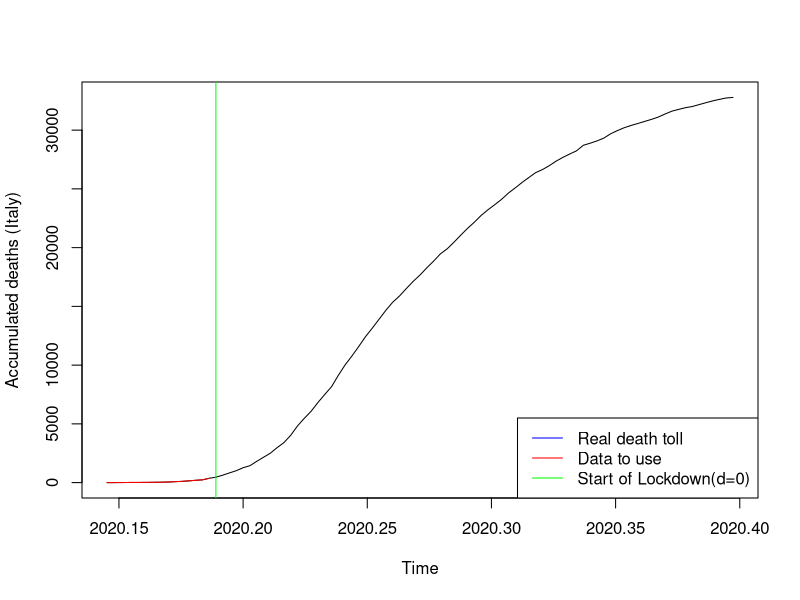
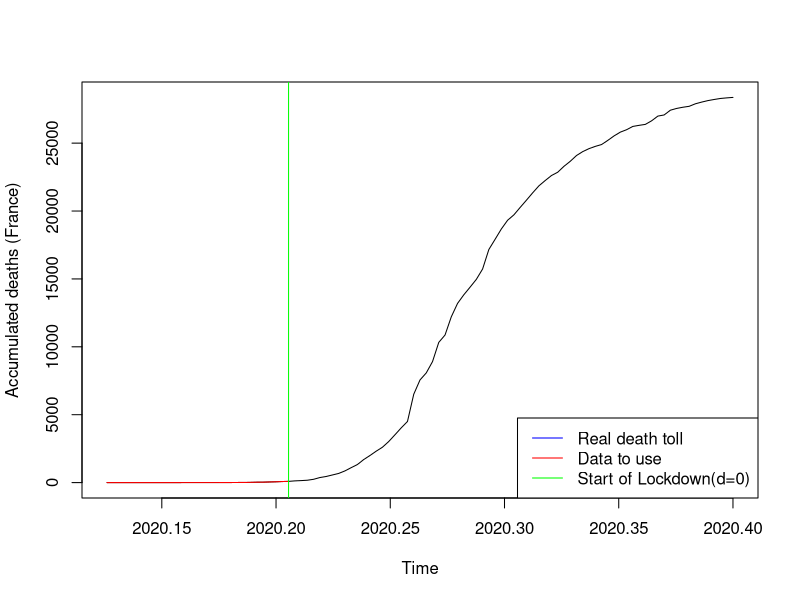
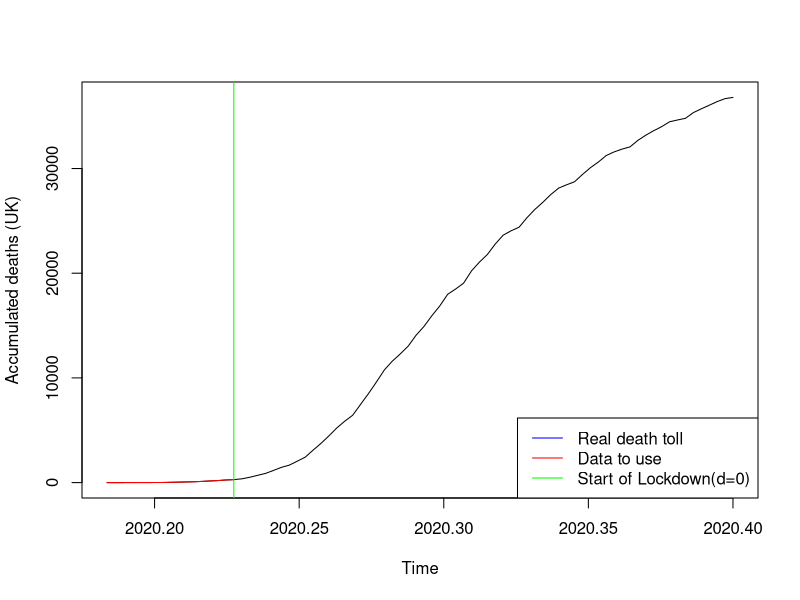
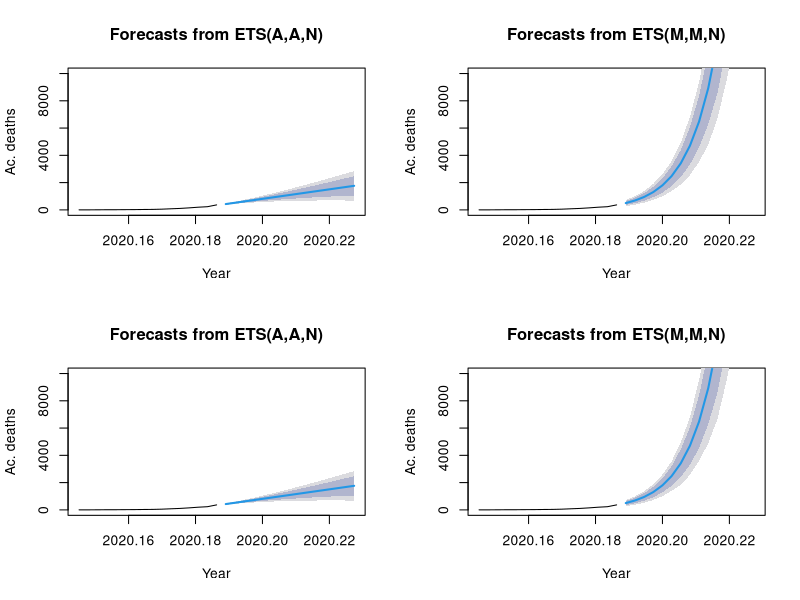
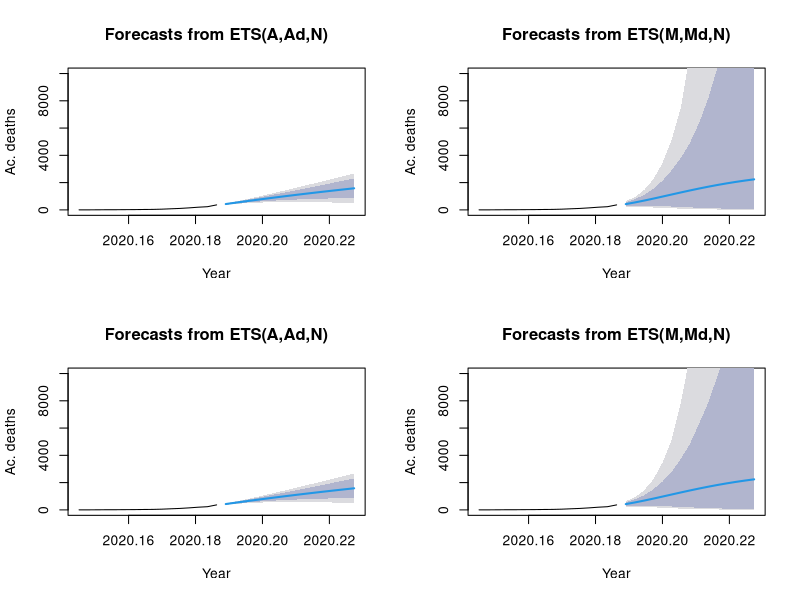
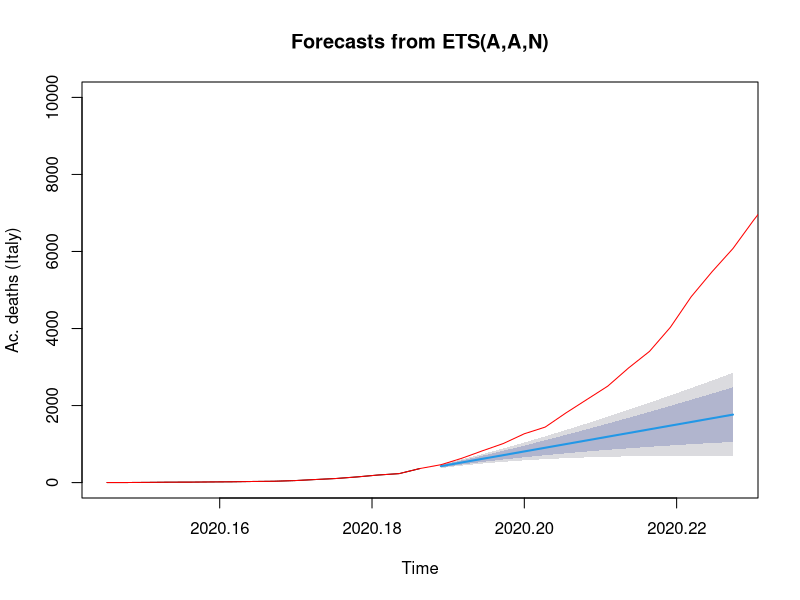
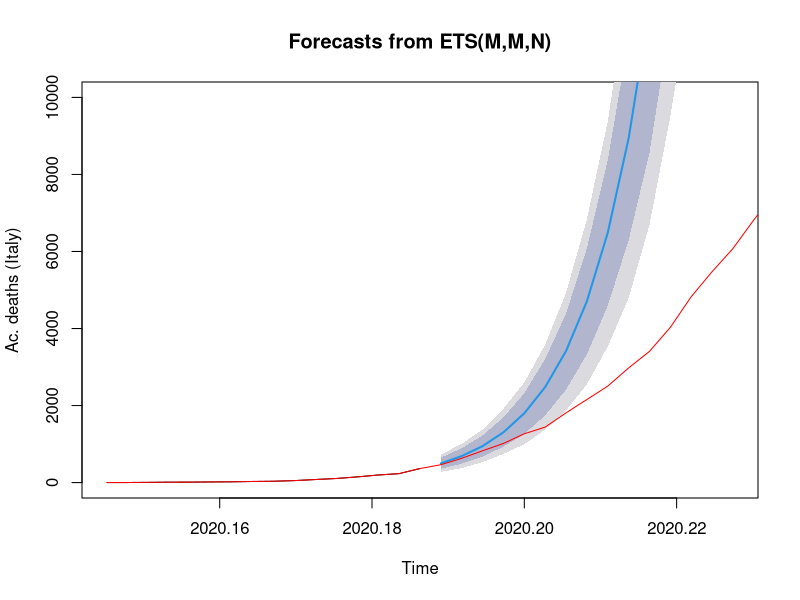
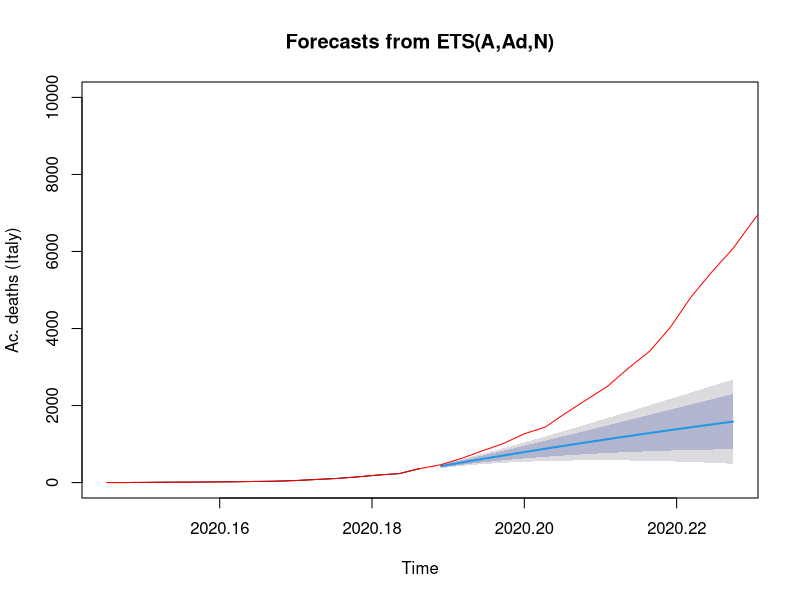

R code for these plots, in order:
## ---- chunk 1
echo=FALSE
covid_data <- read.csv("COVID_data_v3.csv", header=TRUE, sep=",")
#ProjectData <- data.matrix(ProjectData) 
#ProjectData_INITIAL <- ProjectData

t0_IT=2020+53/365 #day of first casualty
P=15 #predicted days
cIT2_0 <- ts((covid_data$Cdeaths_IT[54:69]),start=t0_IT, frequency=365) #t=0 @ day69. +14d #before it was starting at 45
cIT3 <- ts((covid_data$Cdeaths_IT[54:146]),start=t0_IT, frequency=365)

plot(cIT3, xlab="Time", ylab="Accumulated deaths (Italy)")
lines(cIT2_0, col="red")
abline(v=2020+69/365, col="green")
legend("bottomright", legend=c("Real death toll","Data to use", "Start of Lockdown(d=0)"), col=c("blue", "red","green"), lty=1)



#French Data
t0_FR <- 2020+46/365
cFRA2_0 <- ts(covid_data$Cdeaths_FRA[46:75],start=t0_FR, frequency=365) #t=0 @ day75, March 15th #before it was starting at 45
cFRA3 <- ts(covid_data$Cdeaths_FRA[46:146],start=t0_FR, frequency=365)

plot(cFRA3, xlab="Time", ylab="Accumulated deaths (France)")
lines(cFRA2_0, col="red")
abline(v=2020+75/365, col="green")
legend("bottomright", legend=c("Real death toll","Data to use", "Start of Lockdown(d=0)"), col=c("blue", "red","green"), lty=1)


#UK Data

t0_UK=2020+67/365
cUK2_0 <- ts(covid_data$Cdeaths_UK[67:83],start=t0_UK, frequency=365) #t=0 @ day83. +0d
cUK3 <- ts(covid_data$Cdeaths_UK[67:146],start=t0_UK, frequency=365)

plot(cUK3, xlab="Time", ylab="Accumulated deaths (UK)")
lines(cUK2_0, col="red")
abline(v=2020+83/365, col="green")
legend("bottomright", legend=c("Real death toll","Data to use", "Start of Lockdown(d=0)"), col=c("blue", "red","green"), lty=1)


## ---- chunk 2
library(forecast)
#Italy
cIT2_0_AAN <- ets(cIT2_0, model="AAN", damped=FALSE)
cIT2_0_AAZ <- ets(cIT2_0, model="AAZ", damped=FALSE)
cIT2_0_MMN <- ets(cIT2_0, model="MMN", damped=FALSE)
cIT2_0_MMZ <- ets(cIT2_0, model="MMZ", damped=FALSE)

cIT2_0_AAND <- ets(cIT2_0, model="AAN", damped=TRUE)
cIT2_0_AAZD <- ets(cIT2_0, model="AAZ", damped=TRUE)
cIT2_0_MMND <- ets(cIT2_0, model="MMN", damped=TRUE)
cIT2_0_MMZD <- ets(cIT2_0, model="MMZ", damped=TRUE)


# Create their prediction "cones" for 360 months (30 years) into the future with quintile confidence intervals
cIT2_0_AAN_pred <- forecast(cIT2_0_AAN, h=P, level=c(0.8, 0.95))
cIT2_0_AAZ_pred <- forecast(cIT2_0_AAZ, h=P, level=c(0.8, 0.95))
cIT2_0_MMN_pred <- forecast(cIT2_0_MMN, h=P, level=c(0.8, 0.95))
cIT2_0_MMZ_pred <- forecast(cIT2_0_MMZ, h=P, level=c(0.8, 0.95))

cIT2_0_AAND_pred <- forecast(cIT2_0_AAND, h=P, level=c(0.8, 0.95))
cIT2_0_AAZD_pred <- forecast(cIT2_0_AAZD, h=P, level=c(0.8, 0.95))
cIT2_0_MMND_pred <- forecast(cIT2_0_MMND, h=P, level=c(0.8, 0.95))
cIT2_0_MMZD_pred <- forecast(cIT2_0_MMZD, h=P, level=c(0.8, 0.95))

cIT2_0_tbats <- tbats(cIT2_0)
cIT2_0_tbats_pred <-forecast(cIT2_0_tbats, h=30, level=c(0.8, 0.95))

cIT2_0_ARIMA <- auto.arima(cIT2_0,seasonal=FALSE)
cIT2_0_ARIMA_pred <- forecast(cIT2_0_ARIMA,P)

par(mfrow=c(2,2)) # This command sets the plot window to show 1 row of 4 plots
plot(cIT2_0_AAN_pred, xlab="Year", ylab="Ac. deaths", ylim=c(0,10000))
plot(cIT2_0_MMN_pred, xlab="Year", ylab="Ac. deaths", ylim=c(0,10000))
plot(cIT2_0_AAZ_pred, xlab="Year", ylab="Ac. deaths", ylim=c(0,10000))
plot(cIT2_0_MMZ_pred, xlab="Year", ylab="Ac. deaths", ylim=c(0,10000))

par(mfrow=c(2,2)) # This command sets the plot window to show 1 row of 4 plots
plot(cIT2_0_AAND_pred, xlab="Year", ylab="Ac. deaths", ylim=c(0,10000))
plot(cIT2_0_MMND_pred, xlab="Year", ylab="Ac. deaths", ylim=c(0,10000))
plot(cIT2_0_AAZD_pred, xlab="Year", ylab="Ac. deaths", ylim=c(0,10000))
plot(cIT2_0_MMZD_pred, xlab="Year", ylab="Ac. deaths", ylim=c(0,10000))

par(mfrow=c(1,1)) # This command sets the plot window to show 1 row of 1 plots
plot(cIT2_0_AAN_pred, xlab="Time", ylab="Ac. deaths (Italy)", ylim=c(0,10000))
lines(cIT3, col="red")

par(mfrow=c(1,1)) # This command sets the plot window to show 1 row of 1 plots
plot(cIT2_0_MMN_pred, xlab="Time", ylab="Ac. deaths (Italy)", ylim=c(0,10000))
lines(cIT3, col="red")

par(mfrow=c(1,1)) # This command sets the plot window to show 1 row of 1 plots
plot(cIT2_0_AAND_pred, xlab="Time", ylab="Ac. deaths (Italy)", ylim=c(0,10000))
lines(cIT3, col="red")

par(mfrow=c(1,1)) # This command sets the plot window to show 1 row of 1 plots
plot(cIT2_0_MMND_pred, xlab="Time", ylab="Ac. deaths (Italy)", ylim=c(0,10000))
lines(cIT3, col="red")

par(mfrow=c(1,1)) # This command sets the plot window to show 1 row of 1 plots
plot(cIT2_0_tbats_pred, xlab="Time", ylab="Ac. deaths (Italy)")
lines(cIT3, col="red")

par(mfrow=c(1,1)) # This command sets the plot window to show 1 row of 1 plots
plot(cIT2_0_ARIMA_pred, xlab="Time", ylab="Ac. deaths (Italy)")
lines(cIT3, col="red")


## ---- chunk 3

###
### Comparing models -- Time series Cross Validation (Rolling Horizon Holdout)
###

f_AANF  <- function(y, h) forecast(ets(y, model="AAN"), h = h)
errors_AANF <- tsCV(cIT2_0, f_AANF, h=1, window=15)

f_MMNF<- function(y, h) forecast(ets(y, model="MMN"), h = h)
errors_MMNF <- tsCV(cIT2_0, f_MMNF, h=1, window=15)

f_AAND  <- function(y, h) forecast(ets(y, model="AAN", damped=TRUE), h = h)
errors_AAND <- tsCV(cIT2_0, f_AAND, h=1, window=15)

f_MMND  <- function(y, h) forecast(ets(y, model="MMN", damped=TRUE), h = h)
errors_MMND <- tsCV(cIT2_0, f_MMND, h=1, window=15)

f_TBATS  <- function(y, h) forecast(tbats(y), h = h)
errors_TBATS <- tsCV(cIT2_0, f_TBATS, h=1, window=15)

f_ARIMA  <- function(y, h) forecast(auto.arima(y), h = h)
errors_ARIMA <- tsCV(cIT2_0, f_ARIMA, h=1, window=15)


#par(mfrow=c(1,1)) 
#plot(errors_AANF, ylab='tsCV errors')
#abline(0,0)
#lines(errors_MMNF, col="red")
#lines(errors_AAND, col="green")
#lines(errors_MMND, col="blue")
#lines(errors_TBATS, col="grey")
#lines(errors_ARIMA, col="orange")
#legend("left", legend=c("CV_error_AANF", "CV_error_MMNF","CV_error_AAND","CV_error_MMND", "CV_error_TBATS", "CV_error_ARIMA"), #col=c("black", "red", "green", "blue", "grey", "orange"), lty=1:4)

mean(abs(errors_AANF/cIT2_0), na.rm=TRUE)*100
mean(abs(errors_MMNF/cIT2_0), na.rm=TRUE)*100
mean(abs(errors_AAND/cIT2_0), na.rm=TRUE)*100
mean(abs(errors_MMND/cIT2_0), na.rm=TRUE)*100
mean(abs(errors_TBATS/cIT2_0), na.rm=TRUE)*100
mean(abs(errors_ARIMA/cIT2_0), na.rm=TRUE)*100

## ---- chunk 4
par(mfrow=c(1,1)) # This command sets the plot window to show 1 row of 1 plots
plot(cIT2_0_MMN_pred, xlab="Time", ylab="Ac. deaths (Italy)", ylim=c(0,10000))
lines(cIT3, col="red")
## ---- chunk 5
library(forecast)
#Italy
cFRA2_0_AAN <- ets(cFRA2_0, model="AAN", damped=FALSE)
cFRA2_0_AAZ <- ets(cFRA2_0, model="AAZ", damped=FALSE)
cFRA2_0_MMN <- ets(cFRA2_0, model="MMN", damped=FALSE)
cFRA2_0_MMZ <- ets(cFRA2_0, model="MMZ", damped=FALSE)

cFRA2_0_AAND <- ets(cFRA2_0, model="AAN", damped=TRUE)
cFRA2_0_AAZD <- ets(cFRA2_0, model="AAZ", damped=TRUE)
cFRA2_0_MMND <- ets(cFRA2_0, model="MMN", damped=TRUE)
cFRA2_0_MMZD <- ets(cFRA2_0, model="MMZ", damped=TRUE)


# Create their prediction "cones" for 360 months (30 years) into the future with quintile confidence intervals
cFRA2_0_AAN_pred <- forecast(cFRA2_0_AAN, h=P, level=c(0.8, 0.95))
cFRA2_0_AAZ_pred <- forecast(cFRA2_0_AAZ, h=P, level=c(0.8, 0.95))
cFRA2_0_MMN_pred <- forecast(cFRA2_0_MMN, h=P, level=c(0.8, 0.95))
cFRA2_0_MMZ_pred <- forecast(cFRA2_0_MMZ, h=P, level=c(0.8, 0.95))

cFRA2_0_AAND_pred <- forecast(cFRA2_0_AAND, h=P, level=c(0.8, 0.95))
cFRA2_0_AAZD_pred <- forecast(cFRA2_0_AAZD, h=P, level=c(0.8, 0.95))
cFRA2_0_MMND_pred <- forecast(cFRA2_0_MMND, h=P, level=c(0.8, 0.95))
cFRA2_0_MMZD_pred <- forecast(cFRA2_0_MMZD, h=P, level=c(0.8, 0.95))

cFRA2_0_tbats <- tbats(cFRA2_0)
cFRA2_0_tbats_pred <-forecast(cFRA2_0_tbats, h=30, level=c(0.8, 0.95))

cFRA2_0_ARIMA <- auto.arima(cFRA2_0,seasonal=FALSE)
cFRA2_0_ARIMA_pred <- forecast(cFRA2_0_ARIMA,P)


par(mfrow=c(1,1)) # This command sets the plot window to show 1 row of 1 plots
plot(cFRA2_0_AAN_pred, xlab="Time", ylab="Ac. deaths (FR)", ylim=c(0,10000))
lines(cFRA3, col="red")

par(mfrow=c(1,1)) # This command sets the plot window to show 1 row of 1 plots
plot(cFRA2_0_MMN_pred, xlab="Time", ylab="Ac. deaths (FR)", ylim=c(0,10000))
lines(cFRA3, col="red")

par(mfrow=c(1,1)) # This command sets the plot window to show 1 row of 1 plots
plot(cFRA2_0_AAND_pred, xlab="Time", ylab="Ac. deaths (FR)", ylim=c(0,10000))
lines(cFRA3, col="red")

par(mfrow=c(1,1)) # This command sets the plot window to show 1 row of 1 plots
plot(cFRA2_0_MMND_pred, xlab="Time", ylab="Ac. deaths (FR)", ylim=c(0,10000))
lines(cFRA3, col="red")

par(mfrow=c(1,1)) # This command sets the plot window to show 1 row of 1 plots
plot(cFRA2_0_tbats_pred, xlab="Time", ylab="Ac. deaths (FR)")
lines(cFRA3, col="red")

par(mfrow=c(1,1)) # This command sets the plot window to show 1 row of 1 plots
plot(cFRA2_0_ARIMA_pred, xlab="Time", ylab="Ac. deaths (FR)")
lines(cFRA3, col="red")


## ---- chunk 6

###
### Comparing models -- Time series Cross Validation (Rolling Horizon Holdout)
###

f_AANF  <- function(y, h) forecast(ets(y, model="AAN"), h = h)
errors_AANF <- tsCV(cFRA2_0, f_AANF, h=1, window=15)

f_MMNF<- function(y, h) forecast(ets(y, model="MMN"), h = h)
errors_MMNF <- tsCV(cFRA2_0, f_MMNF, h=1, window=15)

f_AAND  <- function(y, h) forecast(ets(y, model="AAN", damped=TRUE), h = h)
errors_AAND <- tsCV(cFRA2_0, f_AAND, h=1, window=15)

f_MMND  <- function(y, h) forecast(ets(y, model="MMN", damped=TRUE), h = h)
errors_MMND <- tsCV(cFRA2_0, f_MMND, h=1, window=15)

f_TBATS  <- function(y, h) forecast(tbats(y), h = h)
errors_TBATS <- tsCV(cFRA2_0, f_TBATS, h=1, window=15)

f_ARIMA  <- function(y, h) forecast(auto.arima(y), h = h)
errors_ARIMA <- tsCV(cFRA2_0, f_ARIMA, h=1, window=15)


#par(mfrow=c(1,1)) 
#plot(errors_AANF, ylab='tsCV errors')
#abline(0,0)
#lines(errors_MMNF, col="red")
#lines(errors_AAND, col="green")
#lines(errors_MMND, col="blue")
#lines(errors_TBATS, col="grey")
#lines(errors_ARIMA, col="orange")
#legend("left", legend=c("CV_error_AANF", "CV_error_MMNF","CV_error_AAND","CV_error_MMND", "CV_error_TBATS", "CV_error_ARIMA"), #col=c("black", "red", "green", "blue", "grey", "orange"), lty=1:4)

mean(abs(errors_AANF/cFRA2_0), na.rm=TRUE)*100
mean(abs(errors_MMNF/cFRA2_0), na.rm=TRUE)*100
mean(abs(errors_AAND/cFRA2_0), na.rm=TRUE)*100
mean(abs(errors_MMND/cFRA2_0), na.rm=TRUE)*100
mean(abs(errors_TBATS/cFRA2_0), na.rm=TRUE)*100
mean(abs(errors_ARIMA/cFRA2_0), na.rm=TRUE)*100

## ---- chunk 7
par(mfrow=c(1,1)) # This command sets the plot window to show 1 row of 1 plots
plot(cFRA2_0_tbats_pred, xlab="Time", ylab="Ac. deaths (FR)", ylim=c(0,10000))
lines(cFRA3, col="red")
## ---- chunk 8
library(forecast)
#Italy
cUK2_0_AAN <- ets(cUK2_0, model="AAN", damped=FALSE)
cUK2_0_AAZ <- ets(cUK2_0, model="AAZ", damped=FALSE)
cUK2_0_MMN <- ets(cUK2_0, model="MMN", damped=FALSE)
cUK2_0_MMZ <- ets(cUK2_0, model="MMZ", damped=FALSE)

cUK2_0_AAND <- ets(cUK2_0, model="AAN", damped=TRUE)
cUK2_0_AAZD <- ets(cUK2_0, model="AAZ", damped=TRUE)
cUK2_0_MMND <- ets(cUK2_0, model="MMN", damped=TRUE)
cUK2_0_MMZD <- ets(cUK2_0, model="MMZ", damped=TRUE)


# Create their prediction "cones" for 360 months (30 years) into the future with quintile confidence intervals
cUK2_0_AAN_pred <- forecast(cUK2_0_AAN, h=P, level=c(0.8, 0.95))
cUK2_0_AAZ_pred <- forecast(cUK2_0_AAZ, h=P, level=c(0.8, 0.95))
cUK2_0_MMN_pred <- forecast(cUK2_0_MMN, h=P, level=c(0.8, 0.95))
cUK2_0_MMZ_pred <- forecast(cUK2_0_MMZ, h=P, level=c(0.8, 0.95))

cUK2_0_AAND_pred <- forecast(cUK2_0_AAND, h=P, level=c(0.8, 0.95))
cUK2_0_AAZD_pred <- forecast(cUK2_0_AAZD, h=P, level=c(0.8, 0.95))
cUK2_0_MMND_pred <- forecast(cUK2_0_MMND, h=P, level=c(0.8, 0.95))
cUK2_0_MMZD_pred <- forecast(cUK2_0_MMZD, h=P, level=c(0.8, 0.95))

cUK2_0_tbats <- tbats(cUK2_0)
cUK2_0_tbats_pred <-forecast(cUK2_0_tbats, h=30, level=c(0.8, 0.95))

cUK2_0_ARIMA <- auto.arima(cUK2_0,seasonal=FALSE)
cUK2_0_ARIMA_pred <- forecast(cUK2_0_ARIMA,P)

#par(mfrow=c(2,2)) # This command sets the plot window to show 1 row of 4 plots
#plot(cUK2_0_AAN_pred, xlab="Year", ylab="Ac. deaths", ylim=c(0,10000))
#plot(cUK2_0_MMN_pred, xlab="Year", ylab="Ac. deaths", ylim=c(0,10000))
#plot(cUK2_0_AAZ_pred, xlab="Year", ylab="Ac. deaths", ylim=c(0,10000))
#plot(cUK2_0_MMZ_pred, xlab="Year", ylab="Ac. deaths", ylim=c(0,10000))

#par(mfrow=c(2,2)) # This command sets the plot window to show 1 row of 4 plots
#plot(cUK2_0_AAND_pred, xlab="Year", ylab="Ac. deaths", ylim=c(0,10000))
#plot(cUK2_0_MMND_pred, xlab="Year", ylab="Ac. deaths", ylim=c(0,10000))
#plot(cUK2_0_AAZD_pred, xlab="Year", ylab="Ac. deaths", ylim=c(0,10000))
#plot(cUK2_0_MMZD_pred, xlab="Year", ylab="Ac. deaths", ylim=c(0,10000))

par(mfrow=c(1,1)) # This command sets the plot window to show 1 row of 1 plots
plot(cUK2_0_AAN_pred, xlab="Time", ylab="Ac. deaths (UK)", ylim=c(0,10000))
lines(cUK3, col="red")

par(mfrow=c(1,1)) # This command sets the plot window to show 1 row of 1 plots
plot(cUK2_0_MMN_pred, xlab="Time", ylab="Ac. deaths (UK)", ylim=c(0,10000))
lines(cUK3, col="red")

par(mfrow=c(1,1)) # This command sets the plot window to show 1 row of 1 plots
plot(cUK2_0_AAND_pred, xlab="Time", ylab="Ac. deaths (UK)", ylim=c(0,10000))
lines(cUK3, col="red")

par(mfrow=c(1,1)) # This command sets the plot window to show 1 row of 1 plots
plot(cUK2_0_MMND_pred, xlab="Time", ylab="Ac. deaths (UK)", ylim=c(0,10000))
lines(cUK3, col="red")

par(mfrow=c(1,1)) # This command sets the plot window to show 1 row of 1 plots
plot(cUK2_0_tbats_pred, xlab="Time", ylab="Ac. deaths (UK)")
lines(cUK3, col="red")

par(mfrow=c(1,1)) # This command sets the plot window to show 1 row of 1 plots
plot(cUK2_0_ARIMA_pred, xlab="Time", ylab="Ac. deaths (UK)")
lines(cUK3, col="red")


## ---- chunk 9

###
### Comparing models -- Time series Cross Validation (Rolling Horizon Holdout)
###

f_AANF  <- function(y, h) forecast(ets(y, model="AAN"), h = h)
errors_AANF <- tsCV(cUK2_0, f_AANF, h=1, window=15)

f_MMNF<- function(y, h) forecast(ets(y, model="MMN"), h = h)
errors_MMNF <- tsCV(cUK2_0, f_MMNF, h=1, window=15)

f_AAND  <- function(y, h) forecast(ets(y, model="AAN", damped=TRUE), h = h)
errors_AAND <- tsCV(cUK2_0, f_AAND, h=1, window=15)

f_MMND  <- function(y, h) forecast(ets(y, model="MMN", damped=TRUE), h = h)
errors_MMND <- tsCV(cUK2_0, f_MMND, h=1, window=15)

f_TBATS  <- function(y, h) forecast(tbats(y), h = h)
errors_TBATS <- tsCV(cUK2_0, f_TBATS, h=1, window=15)

f_ARIMA  <- function(y, h) forecast(auto.arima(y), h = h)
errors_ARIMA <- tsCV(cUK2_0, f_ARIMA, h=1, window=15)


#par(mfrow=c(1,1)) 
#plot(errors_AANF, ylab='tsCV errors')
#abline(0,0)
#lines(errors_MMNF, col="red")
#lines(errors_AAND, col="green")
#lines(errors_MMND, col="blue")
#lines(errors_TBATS, col="grey")
#lines(errors_ARIMA, col="orange")
#legend("left", legend=c("CV_error_AANF", "CV_error_MMNF","CV_error_AAND","CV_error_MMND", "CV_error_TBATS", "CV_error_ARIMA"), #col=c("black", "red", "green", "blue", "grey", "orange"), lty=1:4)

mean(abs(errors_AANF/cUK2_0), na.rm=TRUE)*100
mean(abs(errors_MMNF/cUK2_0), na.rm=TRUE)*100
mean(abs(errors_AAND/cUK2_0), na.rm=TRUE)*100
mean(abs(errors_MMND/cUK2_0), na.rm=TRUE)*100
mean(abs(errors_TBATS/cUK2_0), na.rm=TRUE)*100
mean(abs(errors_ARIMA/cUK2_0), na.rm=TRUE)*100

## ---- chunk 10
par(mfrow=c(1,1)) # This command sets the plot window to show 1 row of 1 plots
plot(cUK2_0_tbats_pred, xlab="Time", ylab="Ac. deaths (UK)", ylim=c(0,10000))
lines(cUK3, col="red")
